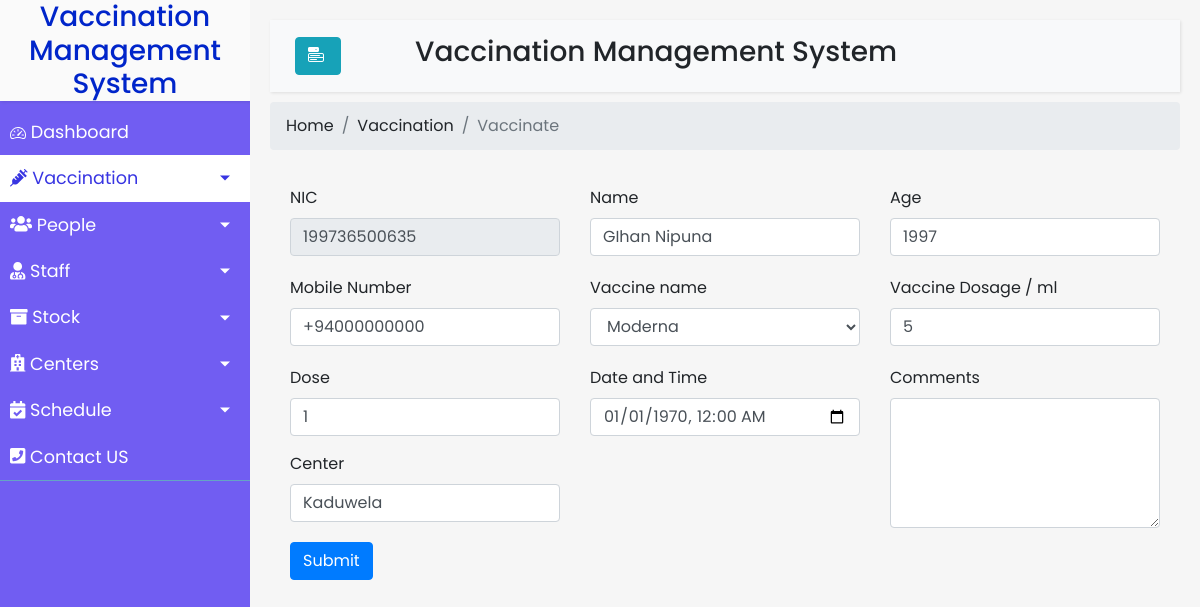
The page /Vaccination/UpdateVaccinate.php?id=199736500635 on the database its author committed.
### tables this page shows
CREATE TABLE `vaccinate_tbl` (
  `nic` varchar(12) NOT NULL,
  `name` varchar(50) NOT NULL,
  `age` varchar(11) NOT NULL,
  `mobilenum` varchar(30) NOT NULL,
  `v_name` varchar(20) NOT NULL,
  `v_dosage` int(11) NOT NULL,
  `v_dose` int(11) NOT NULL,
  `v_center` varchar(20) NOT NULL,
  `v_datetime` datetime NOT NULL,
  `comments` varchar(200) NOT NULL
);

### Vaccination/UpdateVaccinate.php (the view, shortened to what this page needs)
<!DOCTYPE html>
<html>
<?php
include "config.php";
if(isset($_GET['id'])){
    $nic=$_GET['id'];
    $sqlString = "SELECT * FROM vaccinate_tbl WHERE nic='$nic';";
    $result=$conn->query($sqlString);
    if($raw=$result->fetch_assoc()){
    $nic=$raw['nic'];
    $name=$raw['name'];
    $age=$raw['age'];
    $mobilenum=$raw['mobilenum'];
    $vaccinename=$raw['v_name'];
    $vaccinedose =$raw['v_dose'];
    $dosage =$raw['v_dosage'];
    $center = $raw['v_center'];
    $comments = $raw['comments'];
    }
}
?>
<head>
    <link rel="stylesheet" href="https://stackpath.bootstrapcdn.com/bootstrap/4.1.0/css/bootstrap.min.css">
    <link rel="stylesheet" href="https://cdn.jsdelivr.net/npm/bootstrap-icons@1.5.0/font/bootstrap-icons.css">
    <link rel="stylesheet" href="Homepage.css">
    <link rel="stylesheet" href="Vac&Sched.css">
</head>
<body>
    <div class="wrapper">
        <nav id="sidebar">
            <div class="sidebar-header">
                <h3>Vaccination Management System</h3>
            </div>
            <ul class="list-unstyled components">
                <li >
                    <a href="#">
                        Dashboard
                    </a>
                </li>
                <li class="active">
                    <a href="#pageSubmenu" data-toggle="collapse" aria-expanded="false" class="dropdown-toggle">
                    <i class="fas fa-syringe"></i>
                        Vaccination
                    </a>
                </li>
                <li>
                    <a href="#pageSubmenu1" data-toggle="collapse" aria-expanded="false" class="dropdown-toggle">
                        <i class="fas fa-users"></i>
                        People
                    </a>
                </li>
                <li>
                    <a href="#pageSubmenu2" data-toggle="collapse" aria-expanded="false" class="dropdown-toggle">
                        <i class="fas fa-user-md"></i>
                        Staff
                    </a>
                </li>
                <li>
                    <a href="#pageSubmenu3" data-toggle="collapse" aria-expanded="false" class="dropdown-toggle">
                        <i class="fas fa-archive"></i>
                        Stock
                    </a>
                </li>
                <li>
                    <a href="#pageSubmenu4" data-toggle="collapse" aria-expanded="false" class="dropdown-toggle">
                        <i class="fas fa-hospital"></i>
                        Centers
                    </a>
                </li>
                <li>
                    <li>
                    <a href="#pageSubmenu5" data-toggle="collapse" aria-expanded="false" class="dropdown-toggle">
                        <i class="fas fa-calendar-check"></i>
                        Schedule
                    </a>
                </li>
                <li>
                    <a href="#">
                        <i class="fas fa-phone-square"></i>
                        Contact US
                    </a>
                </li>
            </ul>
        </nav>
        <div id="content">
            <nav class="navbar navbar-expand-lg navbar-light bg-light">
                <div class="container-fluid">
                    <button type="button" id="sidebarCollapse" class="btn btn-info ">
                        <i class="bi bi-menu-button-fill"></i>
                    </button>
                    <h3 style="margin-right: 30%;">Vaccination Management System</h3>
                </div>
            </nav>
            <nav aria-label="breadcrumb">
                <ol class="breadcrumb">
                    <li class="breadcrumb-item"><a href="#">Home</a></li>
                    <li class="breadcrumb-item"><a href="#">Vaccination</a></li>
                    <li class="breadcrumb-item active" aria-current="page">Vaccinate</li>
                </ol>
            </nav>
              <div>
              <div class="card-body">
                                <form class="myForm" action="<?php echo htmlspecialchars($_SERVER["PHP_SELF"]);?>" method="POST" >
                                    <div class="row">
                                        <div class="col-xl-4 col-md-6 col-12 mb-1">
                                            <div class="form-group">
                                                <label for="nic">NIC</label>
                                                <input type="text" class="form-control" id="nic"  name="nic"  placeholder="nic" value="<?php echo $nic; ?>" readonly/>
                                            </div>
                                        </div>
                                        <div class="col-xl-4 col-md-6 col-12 mb-1">
                                            <div class="form-group">
                                                <label for="name">Name</label>
                                                <input type="text" class="form-control" id="name"  name="name"    placeholder="Last Name"  value="<?php echo  $name ?>"required/>
                                            </div>
                                        </div>
                                        <div class="col-xl-4 col-md-6 col-12 mb-1">
                                            <div class="form-group">
                                                <label for="age">Age</label>
                                                <input type="text" class="form-control" id="age" name="age"  placeholder="Age" value="<?php echo  $age ?>" required/>
                                            </div>
                                        </div>
                                        <div class="col-xl-4 col-md-6 col-12 mb-1">
                                            <div class="form-group">
                                                <label for="mobilenum">Mobile Number</label>
                                                <input type="text" class="form-control" id="mobilenum" name="mobilenum"    placeholder="Mobile Number" value="<?php echo  $mobilenum ?>"required/>
                                            </div>
                                        </div>
                                        <div class="col-xl-4 col-md-6 col-12 mb-1">
                                            <div class="form-group">
                                                <label for="vname">Vaccine name</label>
                                                <select class="form-control" value="a" id="vname" name="vname" placeholder="Vaccine Name" value="<?php echo  $vaccinename ?>"required>
                                                    <option value="Moderna">Moderna</option>
                                                </select>
                                            </div>
                                        </div>
                                        <div class="col-xl-4 col-md-6 col-12 mb-1">
                                            <div class="form-group">
                                                <label for="dosage">Vaccine Dosage / ml</label>
                                                <input type="text" class="form-control" id="dosage" name="dosage"  placeholder="Enter Dosage" value="<?php echo $dosage ?>"required/>
                                            </div>
                                        </div>
                                        <div class="col-xl-4 col-md-6 col-12 mb-1">
                                            <div class="form-group">
                                                <label for="dose">Dose</label>
                                                <input type="text" class="form-control" id="dose" name="dose"   placeholder="Enter Dose" value="<?php echo  $vaccinedose ?>"required/>
                                            </div>
                                            <div class="form-group">
                                                <label for="center">Center</label>
                                                <input type="text" class="form-control" id="center" name="center"  placeholder="Enter Center" value="<?php echo $center  ?>"required/>
                                            </div>
                                        </div>
                                        <div class="col-xl-4 col-md-6 col-12 mb-1">
                                            <div class="form-group">
                                                <label for="datetime">Date and Time</label>
                                                <input type="datetime-local" class="form-control" id="datetime"   name="datetime"  value="<?php echo date('Y-m-d H:i:s', $row['Time']); ?>"required/>
                                            </div>
                                        </div>
                                        <div class="col-xl-4 col-md-6 col-12 mb-1">
                                            <div class="form-floating">
                                                <label for="comments">Comments</label>
                                                <textarea type="text" class="form-control" placeholder="Enter special notes" id="comments"  name="comments" style="height: 130px"  ><?php echo  $comments  ?> </textarea>
                                            </div>
                                        </div>
                                        <div class="col-xl-4 col-md-6 col-12 mb-1">
                                            <div class="form-group">
                                                <button class="btn btn-primary" type="submit" name="update"  value="update" ">Submit</button>
                                            </div>
                                        </div>
                                    </div>
                            </form>
                            </div>
            </div>
        </div>
    </div>
</body>
</html>

### Vaccination/Homepage.css (style rules this page uses)
body { font-family: 'Poppins', sans-serif; background: #e785eb; }
a, a:hover, a:focus { color: inherit; text-decoration: none; transition: all 0.3s; }
.navbar { padding: 15px 10px; background: #fff; border: none; border-radius: 0; margin-bottom: 10px; box-shadow: 1px 1px 3px rgba(0, 0, 0, 0.1); }
i, span { display: inline-block; }
.wrapper { display: flex; align-items: stretch; }
#sidebar { min-width: 250px; max-width: 250px; background: #715DF2; color: #fff; transition: all 0.3s; }
#sidebar ul li a { text-align: left; }
#sidebar .sidebar-header { background: #fafafa; color: #0025ca; border-right: rgb(5, 5, 5); border-bottom: #1e25ff; text-align: center; box-shadow: 1px 1px 3px rgb(0 0 0 / 10%); }
#sidebar ul.components { border-bottom: 1px solid #65a4c4; }
#sidebar ul li a { padding: 10px; font-size: 1.1em; display: block; }
#sidebar ul li.active>a, a[aria-expanded="true"] { color: rgb(56, 53, 226); background: #ffffff; }
a[data-toggle="collapse"] { position: relative; }
.dropdown-toggle::after { display: block; position: absolute; top: 50%; right: 20px; transform: translateY(-50%); }
#content { width: 100%; padding: 20px; min-height: 100vh; transition: all 0.3s; background-color: #f6f6f6; }

### Vaccination/Vac&Sched.css (style rules this page uses)
html body { height: 100%; background-color: #f6f6f6; direction: ltr; }

### rows shown on the page
vaccinate_tbl: nic "199736500635", name "GIhan Nipuna", age "1997", mobilenum "+94000000000", vname "Moderna", dosage "5", dose "1", center "Kaduwela"
